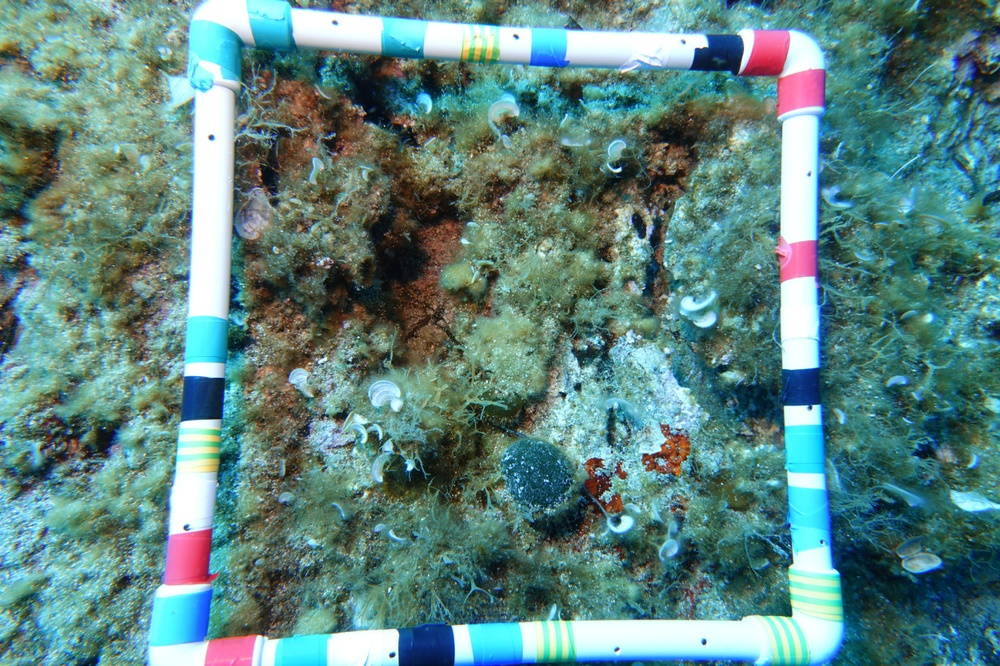
#> input picture src/preprocessor/images/Kea5_3a-small.jpg, 1000 x 666 px, shrunk from 1235 x 823 before the run, found by its file name
$ python detect1.py
#> lines starting #> are read from the running program, lines starting #| are printed output that depends on the picture; after the words box and inside, x2 and y2 are one past the last pixel; in counts of white or black regions, pixels touching at a corner belong together
# python
import cv2
import numpy as np
import math

def white_balance(img):
    # simple gray\-world white balance (scale each channel to common mean)
    b, g, r = cv2.split(img.astype(np.float32))
    mb, mg, mr = b.mean(), g.mean(), r.mean()
    m = (mb + mg + mr) / 3.0
    b = np.clip(b * (m / mb), 0, 255)
    g = np.clip(g * (m / mg), 0, 255)
    r = np.clip(r * (m / mr), 0, 255)
    return cv2.merge([b, g, r]).astype(np.uint8)

def make_mask(img):
    hsv = cv2.cvtColor(img, cv2.COLOR_BGR2HSV)
    h, s, v = cv2.split(hsv)
    # white: low saturation, high value
    mask_white = cv2.inRange(hsv, (0, 0, 120), (180, 60, 255))
    # also include bright colored tape (saturated & bright) to avoid holes
    mask_color = cv2.inRange(hsv, (0, 80, 120), (180, 255, 255))
    mask = cv2.bitwise_or(mask_white, mask_color)
    # morphological cleanup
    kern = cv2.getStructuringElement(cv2.MORPH_ELLIPSE, (9,9))
    mask = cv2.morphologyEx(mask, cv2.MORPH_CLOSE, kern, iterations=2)
    mask = cv2.morphologyEx(mask, cv2.MORPH_OPEN, kern, iterations=1)
    return mask

def length_of_line(l):
    x1,y1,x2,y2 = l
    return math.hypot(x2-x1, y2-y1)

def line_angle_deg(l):
    x1,y1,x2,y2 = l
    ang = math.degrees(math.atan2((y2-y1),(x2-x1)))
    if ang < 0: ang += 180
    return ang

def intersection(l1, l2):
    # line in form (x1,y1,x2,y2)
    x1,y1,x2,y2 = l1
    x3,y3,x4,y4 = l2
    denom = (x1-x2)*(y3-y4) - (y1-y2)*(x3-x4)
    if abs(denom) < 1e-6:
        return None
    px = ((x1*y2 - y1*x2)*(x3-x4) - (x1-x2)*(x3*y4 - y3*x4))/denom
    py = ((x1*y2 - y1*x2)*(y3-y4) - (y1-y2)*(x3*y4 - y3*x4))/denom
    return (int(px), int(py))

def try_hough(mask, orig_img):
    edges = cv2.Canny(mask, 50, 150)
    linesP = cv2.HoughLinesP(edges, 1, np.pi/180, threshold=80, minLineLength=100, maxLineGap=40)
    if linesP is None:
        return None
    lines = [l[0] for l in linesP]
    # separate near\-horizontal and near\-vertical
    horiz = []
    vert = []
    for l in lines:
        ang = line_angle_deg(l)
        if ang < 30 or ang > 150:
            horiz.append((length_of_line(l), l))
        elif 60 < ang < 120:
            vert.append((length_of_line(l), l))
    if len(horiz) < 2 or len(vert) < 2:
        return None
    horiz.sort(reverse=True); vert.sort(reverse=True)
    # pick top 2 of each
    top_h = [horiz[i][1] for i in range(min(2, len(horiz)))]
    top_v = [vert[i][1] for i in range(min(2, len(vert)))]
    # compute 4 intersections
    corners = []
    for h in top_h:
        for v in top_v:
            pt = intersection(h, v)
            if pt is not None:
                corners.append(pt)
    if len(corners) < 4:
        return None
    # choose 4 corners by convex hull / contour to order them
    pts = np.array(corners, dtype=np.int32)
    hull = cv2.convexHull(pts)
    if len(hull) < 4:
        return None
    hull = hull.squeeze()
    # if hull has more than 4 pts, approximate
    approx = cv2.approxPolyDP(hull, epsilon=10, closed=True)
    if len(approx) == 4:
        quad = approx.reshape(4,2)
    else:
        # fallback: take 4 extreme points (tl,tr,br,bl)
        xs = pts[:,0]; ys = pts[:,1]
        s = xs + ys; d = xs - ys
        tl = pts[np.argmin(s)]; br = pts[np.argmax(s)]
        tr = pts[np.argmin(d)]; bl = pts[np.argmax(d)]
        quad = np.array([tl, tr, br, bl])
    return quad

def fallback_contour(mask):
    contours, _ = cv2.findContours(mask, cv2.RETR_EXTERNAL, cv2.CHAIN_APPROX_SIMPLE)
    if not contours: return None
    c = max(contours, key=cv2.contourArea)
    peri = cv2.arcLength(c, True)
    approx = cv2.approxPolyDP(c, 0.02*peri, True)
    if len(approx) == 4:
        quad = approx.reshape(4,2)
        return quad
    # if not quad, use minAreaRect
    rect = cv2.minAreaRect(c)
    box = cv2.boxPoints(rect).astype(np.int32)
    return box

def order_quad(pts):
    # order points as tl,tr,br,bl
    rect = np.zeros((4,2), dtype="int")
    s = pts.sum(axis=1)
    rect[0] = pts[np.argmin(s)]
    rect[2] = pts[np.argmax(s)]
    diff = np.diff(pts, axis=1).reshape(-1)
    rect[1] = pts[np.argmin(diff)]
    rect[3] = pts[np.argmax(diff)]
    return rect

if __name__ == "__main__":
    img = cv2.imread("./src/preprocessor/images/Kea5_3a-small.jpg")  # replace with your filename
#> img is the input picture: shape (666, 1000, 3); mean B, G, R 128.9, 132.5, 94
    wb = white_balance(img)
#> in white_balance, `b, g, r = cv2.split(img.astype(np.float32))`:
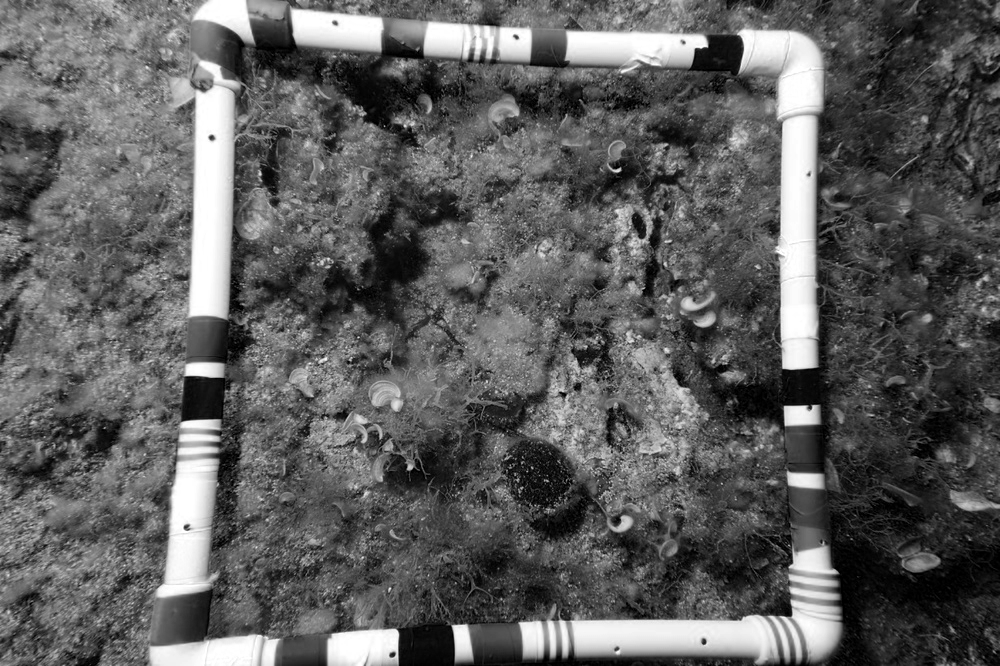
#> r: shape (666, 1000) float32; min 0, max 255, mean 94
#> in white_balance, `mb, mg, mr = b.mean(), g.mean(), r.mean()`: mb = 128.9; mg = 132.5; mr = 94
#> in white_balance, `m = (mb + mg + mr) / 3.0`: m = 118.5
    mask = make_mask(wb)
#> in make_mask, `hsv = cv2.cvtColor(img, cv2.COLOR_BGR2HSV)`: hsv: shape (666, 1000, 3); mean H, S, V 73.5, 87.7, 138
#> in make_mask, `h, s, v = cv2.split(hsv)`:
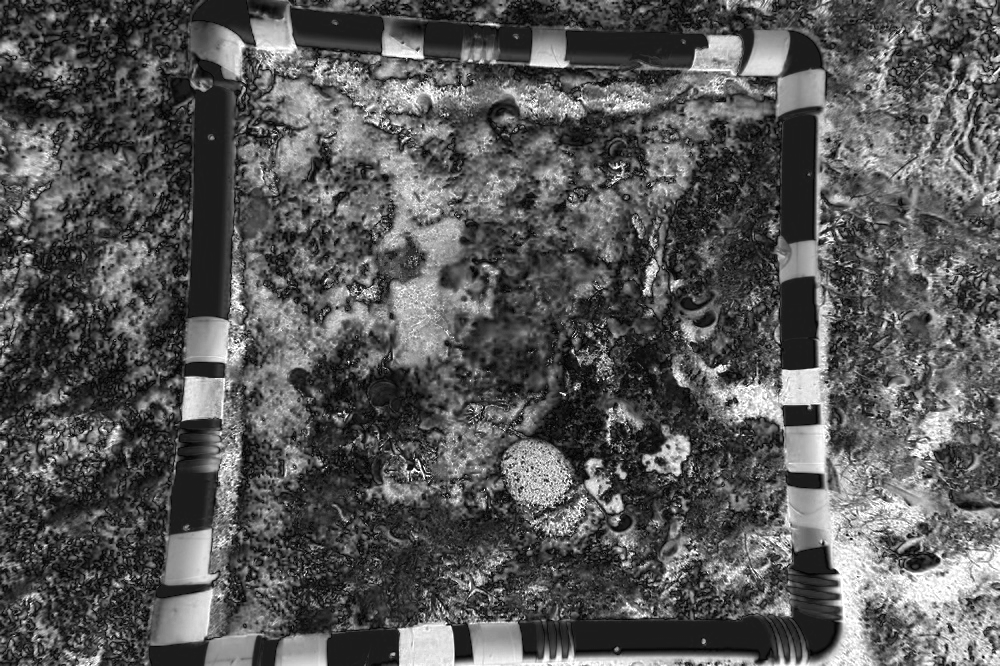
#> s: shape (666, 1000); min 0, max 255, mean 87.7
#> in make_mask, `h, s, v = cv2.split(hsv)`:
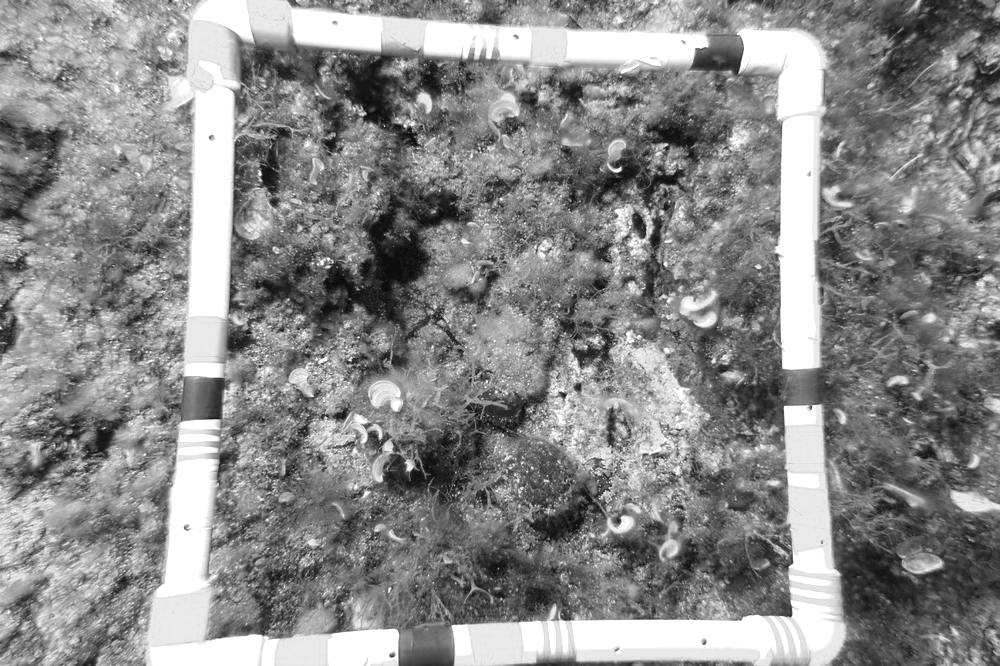
#> v: shape (666, 1000); min 6, max 255, mean 138
#> in make_mask, `mask_white = cv2.inRange(hsv, (0, 0, 120), (180, 60, 255))`:
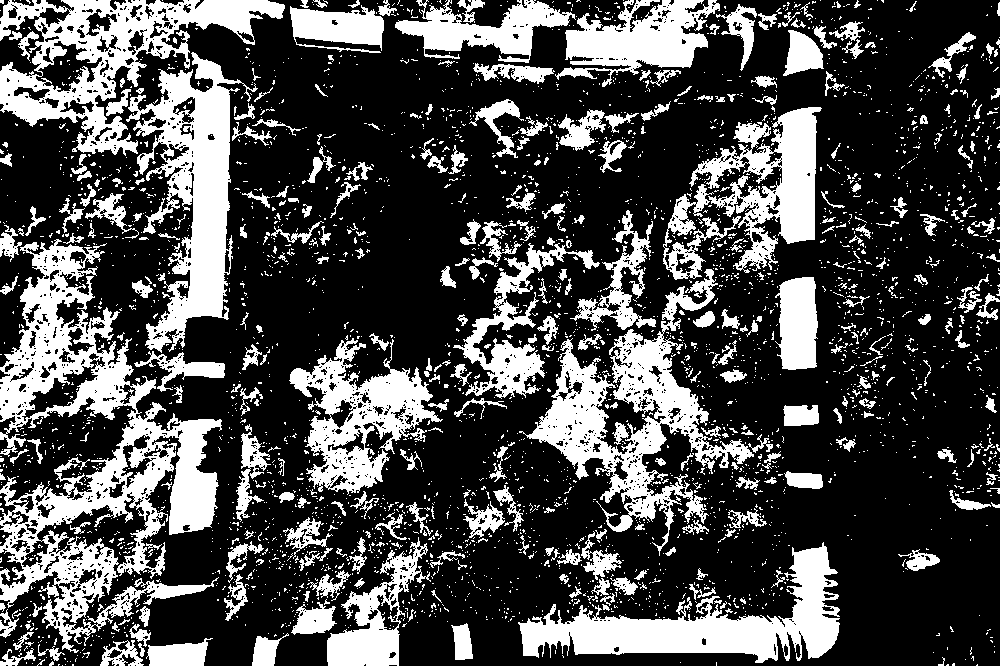
#> mask_white: shape (666, 1000); 29.3% white; 3456 white regions (3107 under 20 px), largest, box (x1, y1, x2, y2) and area: (0, 239, 222, 653) 31238, (519, 269, 754, 556) 16215, (126, 52, 258, 353) 15036
#> in make_mask, `mask_color = cv2.inRange(hsv, (0, 80, 120), (180, 255, 255))`: mask_color: shape (666, 1000); 21.4% white; 4677 white regions (4010 under 20 px), largest, box (x1, y1, x2, y2) and area: (439, 404, 877, 666) 11892, (740, 24, 893, 387) 9025, (844, 92, 1000, 233) 7660
#> in make_mask, `mask = cv2.bitwise_or(mask_white, mask_color)`: mask: shape (666, 1000); 50.6% white; 4875 black regions (4531 under 20 px), largest, box (x1, y1, x2, y2) and area: (210, 0, 1000, 666) 257670, (0, 110, 193, 383) 13025, (0, 397, 136, 502) 5237
#> in make_mask, `mask = cv2.morphologyEx(mask, cv2.MORPH_CLOSE, kern, iterations=2)`: mask: shape (666, 1000); 86.8% white; 54 black regions, largest, box (x1, y1, x2, y2) and area: (834, 478, 1000, 666) 18676, (260, 181, 465, 331) 11261, (869, 0, 1000, 100) 6533
#> in make_mask, `mask = cv2.morphologyEx(mask, cv2.MORPH_OPEN, kern, iterations=1)`:
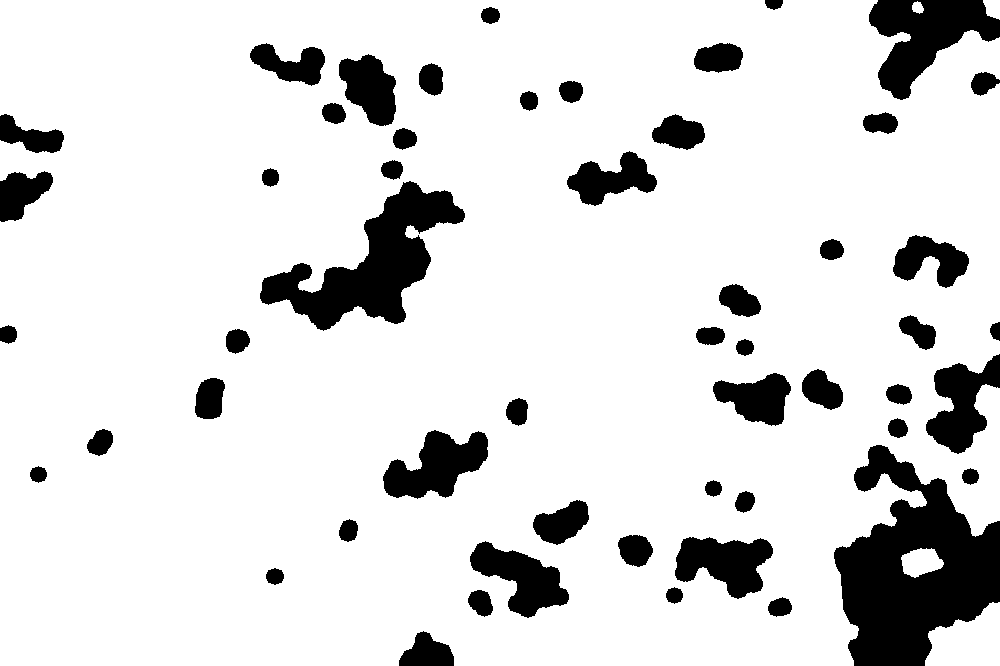
#> mask: shape (666, 1000); 86.5% white; 53 black regions, largest, box (x1, y1, x2, y2) and area: (834, 445, 1000, 666) 20855, (260, 181, 465, 331) 11567, (869, 0, 1000, 100) 6719
    quad = try_hough(mask, wb)
#> in try_hough, `edges = cv2.Canny(mask, 50, 150)`:
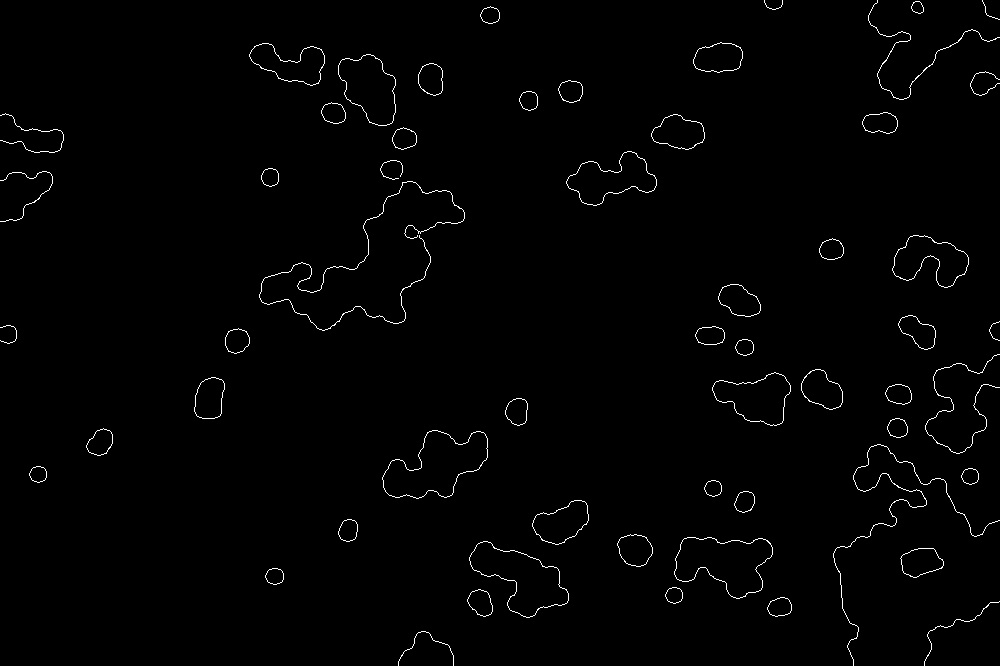
#> edges: shape (666, 1000); 1.1% white in thin lines or dots
#> in try_hough, `linesP = cv2.HoughLinesP(edges, 1, np.pi/180, threshold=80, minLineLen..`: linesP = None
    if quad is None:
        quad = fallback_contour(mask)
#> in fallback_contour, `contours, _ = cv2.findContours(mask, cv2.RETR_EXTERNAL, cv2.CHAIN_APPR..`: contours = 5 contours; box (x1, y1, x2, y2) and area: (0, 0, 1000, 666) 622398, (925, 602, 1000, 666) 3256, (901, 548, 944, 578) 834, (983, 0, 1000, 20) 227, (912, 1, 924, 14) 92
#> in fallback_contour, `c = max(contours, key=cv2.contourArea)`: c = contour of 1238 points, box (x1, y1, x2, y2) (0, 0, 1000, 666), area 622398
#> in fallback_contour, `peri = cv2.arcLength(c, True)`: peri = 4669.8
#> in fallback_contour, `approx = cv2.approxPolyDP(c, 0.02*peri, True)`: approx = [[0, 0], [0, 665], [853, 665], [870, 446], [999, 520], [999, 37]]
#> in fallback_contour, `rect = cv2.minAreaRect(c)`: rect = ((499.5, 332.5), (665, 999), -90)
#> in fallback_contour, `box = cv2.boxPoints(rect).astype(np.int32)`: box = [[999, 665], [0, 665], [0, 0], [999, 0]]
#> quad = [[999, 665], [0, 665], [0, 0], [999, 0]]
    if quad is not None:
        quad = order_quad(np.array(quad))
#> in order_quad, `s = pts.sum(axis=1)`: s = [1664, 665, 0, 999]
#> in order_quad, `diff = np.diff(pts, axis=1).reshape(-1)`: diff = [-334, 665, 0, -999]
#> quad = [[0, 0], [999, 0], [999, 665], [0, 665]]
        out = img.copy()
        cv2.polylines(out, [quad], isClosed=True, color=(0,255,0), thickness=4)
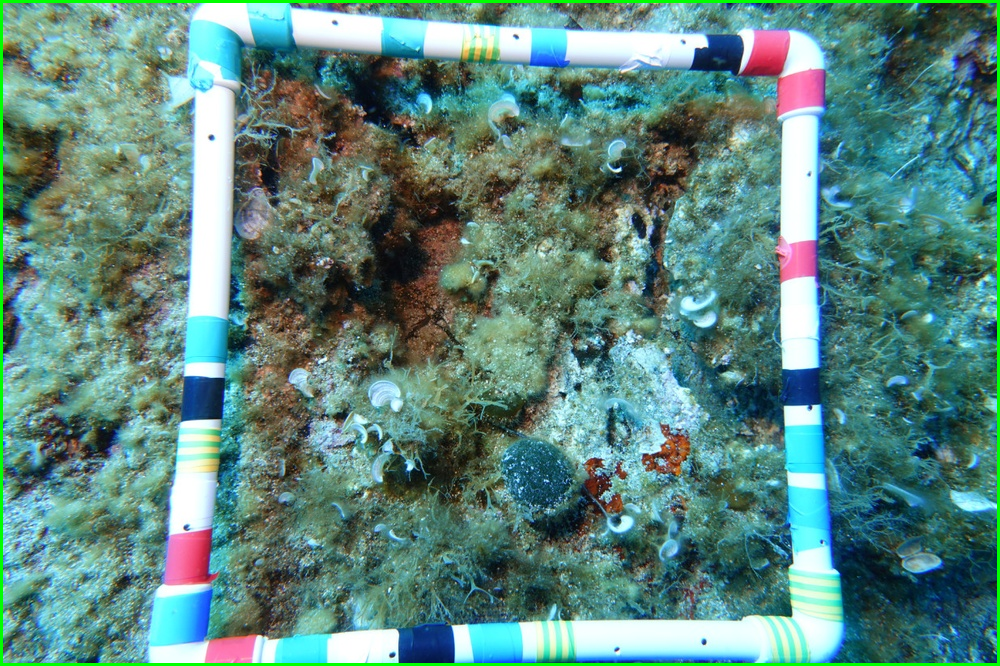
#> out: shape (666, 1000, 3); 1.5% of pixels changed, all inside (x1, y1, x2, y2) = (0, 0, 1000, 666)
        for (x,y) in quad:
            cv2.circle(out, (x,y), 6, (0,0,255), -1)
#> this loop made 4 passes
        cv2.imwrite("pvc_detected.png", out)
        print("Saved pvc_detected.png with detected rectangle.")
    else:
        print("PVC frame not detected. Try tuning thresholds or parameters.")
